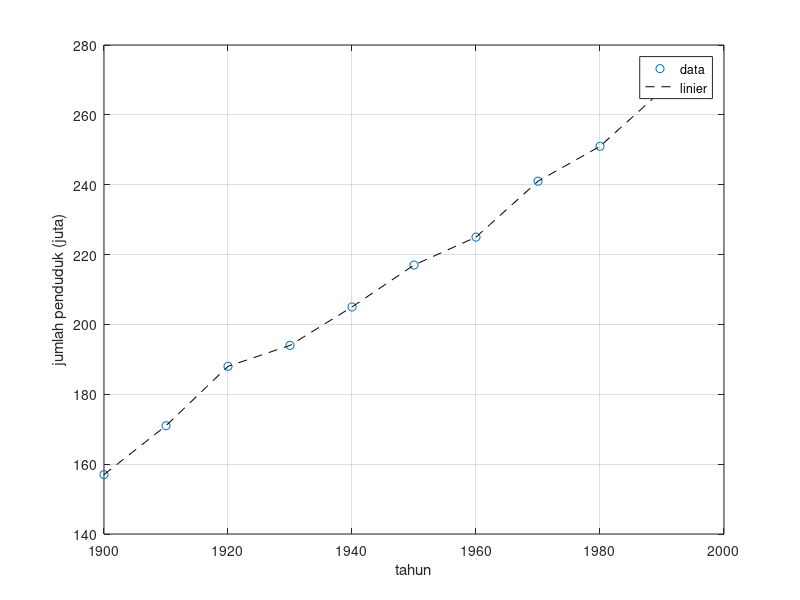

MATLAB code to generate this figure:
clc; clear; clear all; clf;

x=1900:10:1990;
y=[157 171 188 194 205 217 225 241 251 267 ];
int_linier = interp1(x,y,x,'PCHIP');
plot(x,y,'o',x,int_linier,'k--')
grid
legend('data','linier')
xlabel('tahun')
ylabel('jumlah penduduk (juta)')
